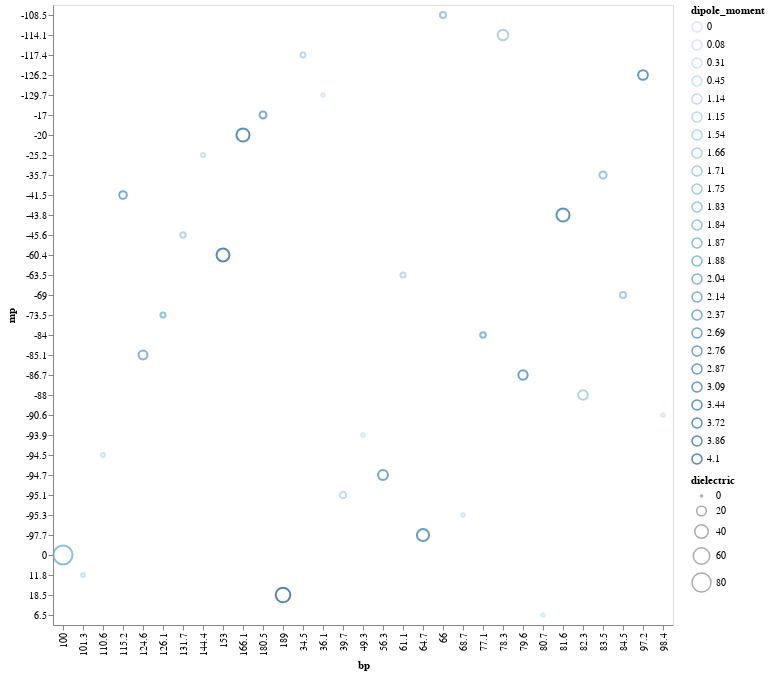

Source (notebook cell):
### Markdown cell above
Altair will make a best effort to guess the data type, but the user can also explicity designate the data type by appending a colon (:) and one of the following.

| Data Type | Encoding | Description |
| :-----:  | :----: | :---------  | 
| Quantiative | `:Q` | Continuous numerical data |
| Nominarl | `:N` | Unordered, non-continuous data |
| Ordinal | `:O` | Ordered, non-continuous data
| Time | `:T` | Date or time values |
| Geojson | `:G` | Geographical information |

### Code cell
alt.Chart(solvents).mark_point().encode(
    x='bp',
    y='mp',
    color='dipole_moment:O',
    size = 'dielectric:Q', 
    tooltip='name'
).interactive()

### Figure 1 — Vega-Lite specification as saved in the notebook (floating-point values rounded to 4 significant figures)
{"config": {"view": {"continuousWidth": 300, "continuousHeight": 300}}, "data": {"name": "data-3899c88f8eaa52bb295dd57913b929c1"}, "mark": {"type": "point"}, "encoding": {"color": {"field": "dipole_moment", "type": "ordinal"}, "size": {"field": "dielectric", "type": "quantitative"}, "tooltip": {"field": "name", "type": "nominal"}, "x": {"field": "bp", "type": "nominal"}, "y": {"field": "mp", "type": "nominal"}}, "params": [{"name": "param_1", "select": {"type": "interval", "encodings": ["x", "y"]}, "bind": "scales"}], "$schema": "https://vega.github.io/schema/vega-lite/v5.17.0.json", "datasets": {"data-3899c88f8eaa52bb295dd57913b929c1": [{"name": "pentane", "dipole_moment": "0", "dielectric": "1.84", "bp": "36.1", "mp": "-129.7", "water_miscibility": "not miscible"}, {"name": "cyclopentane ", "dipole_moment": "0", "dielectric": "1.97", "bp": "49.3", "mp": "-93.9", "water_miscibility": "not miscible"}, {"name": "heptane ", "dipole_moment": "0", "dielectric": "1.92", "bp": "98.4", "mp": "-90.6", "water_miscibility": "not miscible"}, {"name": "hexane ", "dipole_moment": "0.08", "dielectric": "1.88", "bp": "68.7", "mp": "-95.3", "water_miscibility": "not miscible"}, {"name": "cyclohexane ", "dipole_moment": "0", "dielectric": "2.02", "bp": "80.7", "mp": "6.5", "water_miscibility": "not miscible"}, {"name": "toluene ", "dipole_moment": "0.31", "dielectric": "2.38", "bp": "110.6", "mp": "-94.5", "water_miscibility": "not miscible"}, {"name": "O-xylene ", "dipole_moment": "0.45", "dielectric": "2.57", "bp": "144.4", "mp": "-25.2", "water_miscibility": "not miscible"}, {"name": "chlorobenzene ", "dipole_moment": "1.54", "dielectric": "5.62", "bp": "131.7", "mp": "-45.6", "water_miscibility": "not miscible"}, {"name": "O-dichlorobenzene ", "dipole_moment": "2.14", "dielectric": "9.93", "bp": "180.5", "mp": "-17", "water_miscibility": "not miscible"}, {"name": "diethyl Ether ", "dipole_moment": "1.15", "dielectric": "4.33", "bp": "34.5", "mp": "-117.4", "water_miscibility": "not miscible"}, {"name": "dichloromethane ", "dipole_moment": "1.14", "dielectric": "8.93", "bp": "39.7", "mp": "-95.1", "water_miscibility": "not miscible"}, {"name": "2-dichloroethane ", "dipole_moment": "1.83", "dielectric": "10.36", "bp": "83.5", "mp": "-35.7", "water_miscibility": "not miscible"}, {"name": "isopropanol", "dipole_moment": "1.66", "dielectric": "19.92", "bp": "82.3", "mp": "-88", "water_miscibility": "miscible"}, {"name": "n-butyl acetate ", "dipole_moment": "1.84", "dielectric": "5.01", "bp": "126.1", "mp": "-73.5", "water_miscibility": "not miscible"}, {"name": "N-propanol", "dipole_moment": "3.09", "dielectric": "20.33", "bp": "97.2", "mp": "-126.2", "water_miscibility": "miscible"}, {"name": "ethanol", "dipole_moment": "1.66", "dielectric": "24.55", "bp": "78.3", "mp": "-114.1", "water_miscibility": "miscible"}, {"name": "1,2-dimethyoxyethane", "dipole_moment": "1.71", "dielectric": "7.2", "bp": "84.5", "mp": "-69", "water_miscibility": "miscible"}, {"name": "tetrahydrofuran ", "dipole_moment": "1.75", "dielectric": "7.58", "bp": "66", "mp": "-108.5", "water_miscibility": "miscible"}, {"name": "chloroform ", "dipole_moment": "1.15", "dielectric": "4.81", "bp": "61.1", "mp": "-63.5", "water_miscibility": "not miscible"}, {"name": "ethyl acetate ", "dipole_moment": "1.88", "dielectric": "6.02", "bp": "77.1", "mp": "-84", "water_miscibility": "not miscible"}, {"name": "2-butanone", "dipole_moment": "2.76", "dielectric": "18.51", "bp": "79.6", "mp": "-86.7", "water_miscibility": "not miscible"}, {"name": "1,4-dioxane ", "dipole_moment": "0.45", "dielectric": "2.25", "bp": "101.3", "mp": "11.8", "water_miscibility": "miscible"}, {"name": "2-propanone ", "dipole_moment": "2.69", "dielectric": "20.7", "bp": "56.3", "mp": "-94.7", "water_miscibility": "miscible"}, {"name": "methanol ", "dipole_moment": "2.87", "dielectric": "32.7", "bp": "64.7", "mp": "-97.7", "water_miscibility": "miscible"}, {"name": "pridine ", "dipole_moment": "2.37", "dielectric": "12.4", "bp": "115.2", "mp": "-41.5", "water_miscibility": "miscible"}, {"name": "2-methoxyethanol ", "dipole_moment": "2.04", "dielectric": "16.93", "bp": "124.6", "mp": "-85.1", "water_miscibility": "miscible"}, {"name": "acetonitrile ", "dipole_moment": "3.44", "dielectric": "37.5", "bp": "81.6", "mp": "-43.8", "water_miscibility": "miscible"}, {"name": "N,N-dimethylformamide ", "dipole_moment": "3.86", "dielectric": "36.71", "bp": "153", "mp": "-60.4", "water_miscibility": "miscible"}, {"name": "dimethylacetamide ", "dipole_moment": "3.72", "dielectric": "37.78", "bp": "166.1", "mp": "-20", "water_miscibility": "miscible"}, {"name": "dimethyl sulfoxide ", "dipole_moment": "4.1", "dielectric": "46.68", "bp": "189", "mp": "18.5", "water_miscibility": "miscible"}, {"name": "water ", "dipole_moment": "1.87", "dielectric": "80.2", "bp": "100", "mp": "0", "water_miscibility": "miscible"}]}}
